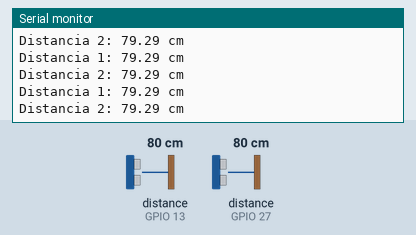
Bench run of a sketch on a simulated ESP32. Shown: the last lines printed to the serial monitor. Wiring (inferred from the names in the program): 2 × ultrasonic range finder: trigger GPIO 12, echo GPIO 13 / trigger GPIO 26, echo GPIO 27. The inputs (shaded band) are chosen by the test bench; at power-on: distance to the obstacle (sensors on GPIO 13, GPIO 27) 80 cm. The echo pulse lasts 58.3 µs per cm.

Above: at 1.2 s.
1.3 s: distance to the obstacle (sensor on GPIO 13) set to 2 cm
At 1.63 s:
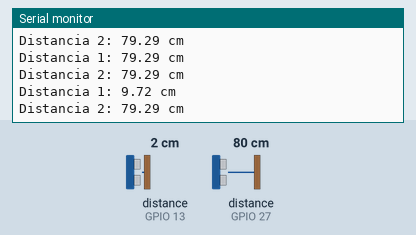
2.8 s: distance to the obstacle (sensor on GPIO 27) set to 2 cm
At 2.88 s:
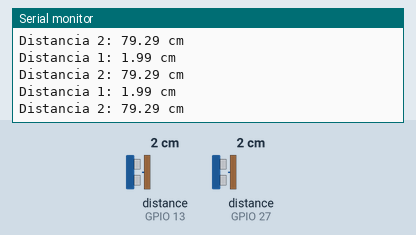
4.3 s: distance to the obstacle (sensor on GPIO 13) set to 4 cm
At 4.37 s:
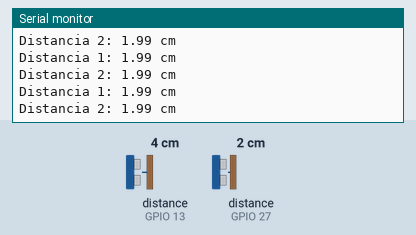
5.8 s: distance to the obstacle (sensor on GPIO 27) set to 4 cm
At 5.88 s:
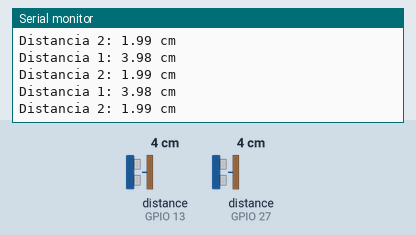
Timing chart, 0 to 8.3 s (numbered marks = the images above; inputs shaded):
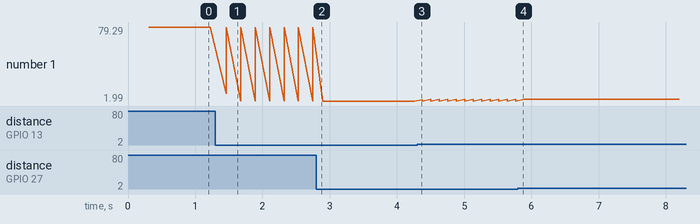

The sketch:

esp32UltrasonicMuxerTestRaw.ino
```cpp
#define TRIG_PIN 12 // TRIG pin
#define ECHO_PIN 13 // ECHO pin
#define TRIG_PIN2 26 // TRIG pin
#define ECHO_PIN2 27 // ECHO pin

int filterWindow = 20;
float filterArray[20]; // array to store data samples from sensor
float filterArray2[20]; // array to store data samples from sensor
float distance; // store the distance from sensor
float distance2; // store the distance from sensor

void setup() {
  // begin serial port
  Serial.begin (115200);

  // configure the trigger and echo pins to output mode
  pinMode(TRIG_PIN, OUTPUT);
  pinMode(ECHO_PIN, INPUT);
  pinMode(TRIG_PIN2, OUTPUT);
  pinMode(ECHO_PIN2, INPUT);
}

void loop() {
  // 1. TAKING MULTIPLE MEASUREMENTS AND STORE IN AN ARRAY
  for (int sample = 0; sample < filterWindow; sample++) {
    filterArray[sample] = ultrasonicMeasure();
    filterArray2[sample] = ultrasonicMeasure2();
    delay(5); // to avoid untrasonic interfering
  }

  // 2. SORTING THE ARRAY IN ASCENDING ORDER
  for (int i = 0; i < 19; i++) {
    for (int j = i + 1; j < 20; j++) {
      if (filterArray[i] > filterArray[j]) {
        float swap = filterArray[i];
        filterArray[i] = filterArray[j];
        filterArray[j] = swap;
      }
      if (filterArray2[i] > filterArray2[j]) {
        float swap2 = filterArray2[i];
        filterArray2[i] = filterArray2[j];
        filterArray2[j] = swap2;
      }
    }
  }

  // 3. FILTERING NOISE
  // + the five smallest samples are considered as noise -> ignore it
  // + the five biggest  samples are considered as noise -> ignore it
  // ----------------------------------------------------------------
  // => get average of the 10 middle samples (from 5th to 14th)
  double sum = 0;
  double sum2 = 0;
  for (int sample = 5; sample < 15; sample++) {
    sum += filterArray[sample];
    sum2 += filterArray2[sample];
  }

  distance = sum / 10;
  distance2 = sum2 / 10;

  // print the value to Serial Monitor
  Serial.print("Distancia 1: ");
  Serial.print(distance);
  Serial.println(" cm");
  Serial.print("Distancia 2: ");
  Serial.print(distance2);
  Serial.println(" cm");
}

float ultrasonicMeasure() {
  // generate 10-microsecond pulse to TRIG pin
  digitalWrite(TRIG_PIN, HIGH);
  delayMicroseconds(10);
  digitalWrite(TRIG_PIN, LOW);

  // measure duration of pulse from ECHO pin
  float duration_us = pulseIn(ECHO_PIN, HIGH);

  // calculate the distance
  float distance_cm = 0.017 * duration_us;

  return distance_cm;
}

float ultrasonicMeasure2() {
  // generate 10-microsecond pulse to TRIG pin
  digitalWrite(TRIG_PIN2, HIGH);
  delayMicroseconds(10);
  digitalWrite(TRIG_PIN2, LOW);

  // measure duration of pulse from ECHO pin
  float duration_us = pulseIn(ECHO_PIN2, HIGH);

  // calculate the distance
  float distance_cm = 0.017 * duration_us;

  return distance_cm;
}
```

Measured:
- after the input at 1.3 s, the serial monitor: prints a new line after 0.16 s (image 1)
